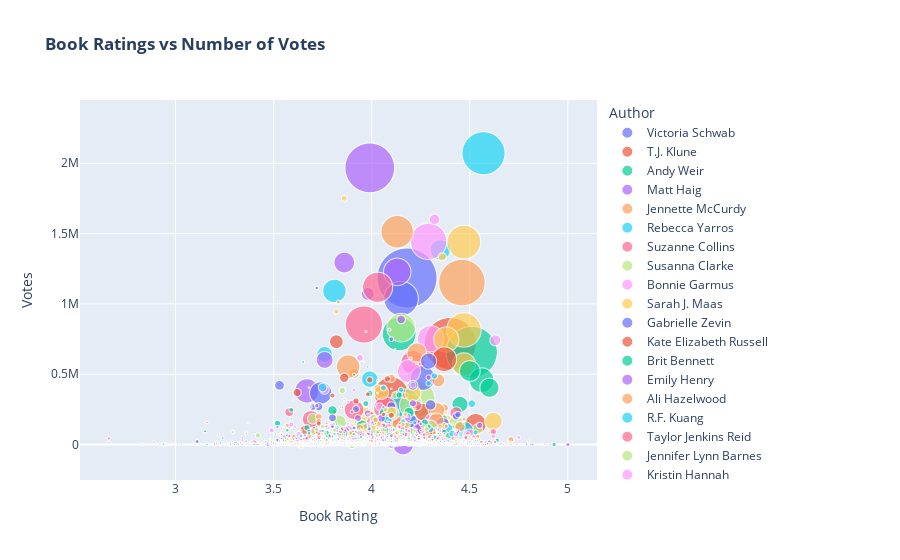

The code cell stored with this chart in its notebook:
### Markdown cell above
## Book Ratings vs Number of Votes

### Code cell
import plotly.express as px

# Create a scatter plot
fig = px.scatter(
    df,
    x='Rating',
    y='Number of Votes',
    size='Score',
    color='Author',
    hover_name='Book Name',
    title='<b>Book Ratings vs Number of Votes<b>',
    labels={'Rating': 'Book Rating', 'Number of Votes': 'Votes'},
    size_max=60
)

# Show the plot
fig.show()
